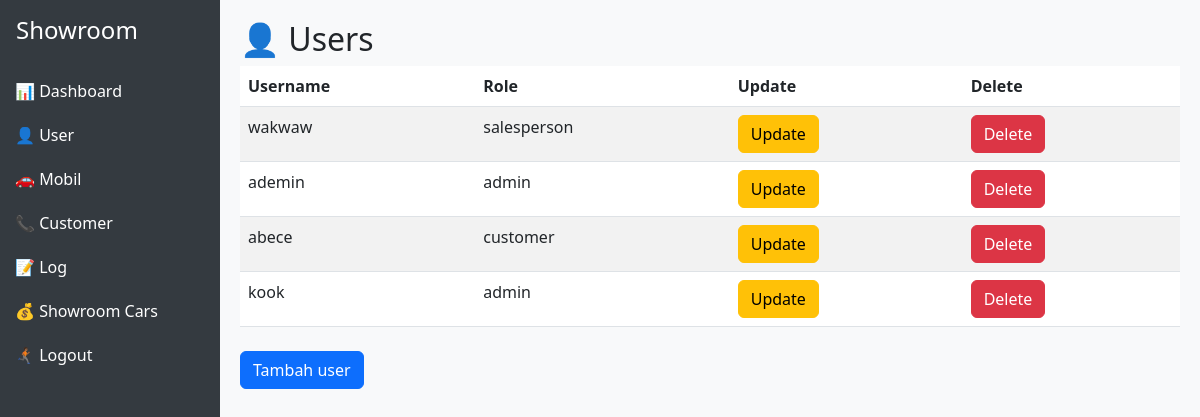
/dashboard/user_list/ (signed in), run on the app's committed database.
### users/models.py (models this page shows, shortened)
class User(AbstractUser):
    ROLE_CHOICES = (
        ("admin", "Admin"),
        ("salesperson", "Salesperson"),
        ("customer", "Customer"),
    )
    role = models.CharField(max_length=20, choices=ROLE_CHOICES, default="customer")

### cars/views.py (the view)
    def wrapper(request, *args, **kwargs):
        if request.user.is_authenticated and (request.user.is_superuser or request.user.role in ["admin"]):
            return view_func(request, *args, **kwargs)
        return redirect("carList")

### cars/views.py (called while the page is built)
def admin_required(view_func):
    def wrapper(request, *args, **kwargs):
        if request.user.is_authenticated and (request.user.is_superuser or request.user.role in ["admin"]):
            return view_func(request, *args, **kwargs)
        return redirect("carList")
    return wrapper

### users/views.py (called while the page is built)
@admin_required
def userlist_view(request):
    context = {
        'users' : User.objects.all()
    }
    return render(request,'users/user_index.html',context)

### users/templates/users/user_index.html
{% extends "base.html" %}
{% block content %}
<h2>👤 Users</h2>
<table class="table table-striped">
  <thead>
    <tr>
      <th>Username</th>
      <th>Role</th>
      <th>Update</th>
      <th>Delete</th>
    </tr>
  </thead>
  <tbody>
    {% for user in users %}
    <tr>
      <td>{{ user.username }}</td>
      <td>{{ user.role }}</td>
      <td><a href="{% url 'update_user' user.id %}" class="btn btn-warning">Update</td>
      <td><a href="{% url 'delete_user' user.id %}" class="btn btn-danger">Delete</td>
    </tr>
    {% endfor %}
  </tbody>
</table>
<a href="{% url 'register'%}" class="btn btn-primary mt-2">Tambah user</a>
{% endblock content %}

### templates/base.html (style rules this page uses)
body { min-height: 100vh; display: flex; }

### data on the page
User: username "wakwaw", role "salesperson"
User: username "ademin", role "admin"
User: username "abece", role "customer"
User: username "kook", role "admin"
